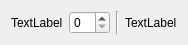
<?xml version="1.0" encoding="UTF-8"?>
<ui version="4.0">
 <class>ResourceWidget</class>
 <widget class="QWidget" name="ResourceWidget">
  <property name="geometry">
   <rect>
    <x>0</x>
    <y>0</y>
    <width>170</width>
    <height>38</height>
   </rect>
  </property>
  <property name="windowTitle">
   <string>ResourceWidget</string>
  </property>
  <layout class="QHBoxLayout" name="horizontalLayout">
   <item>
    <widget class="QLabel" name="nameLabel">
     <property name="text">
      <string>TextLabel</string>
     </property>
    </widget>
   </item>
   <item>
    <widget class="QSpinBox" name="currentSpinBox"/>
   </item>
   <item>
    <widget class="Line" name="line">
     <property name="orientation">
      <enum>Qt::Vertical</enum>
     </property>
    </widget>
   </item>
   <item>
    <widget class="QLabel" name="maxLabel">
     <property name="text">
      <string>TextLabel</string>
     </property>
    </widget>
   </item>
  </layout>
 </widget>
 <layoutdefault spacing="6" margin="11"/>
 <resources/>
 <connections/>
</ui>
